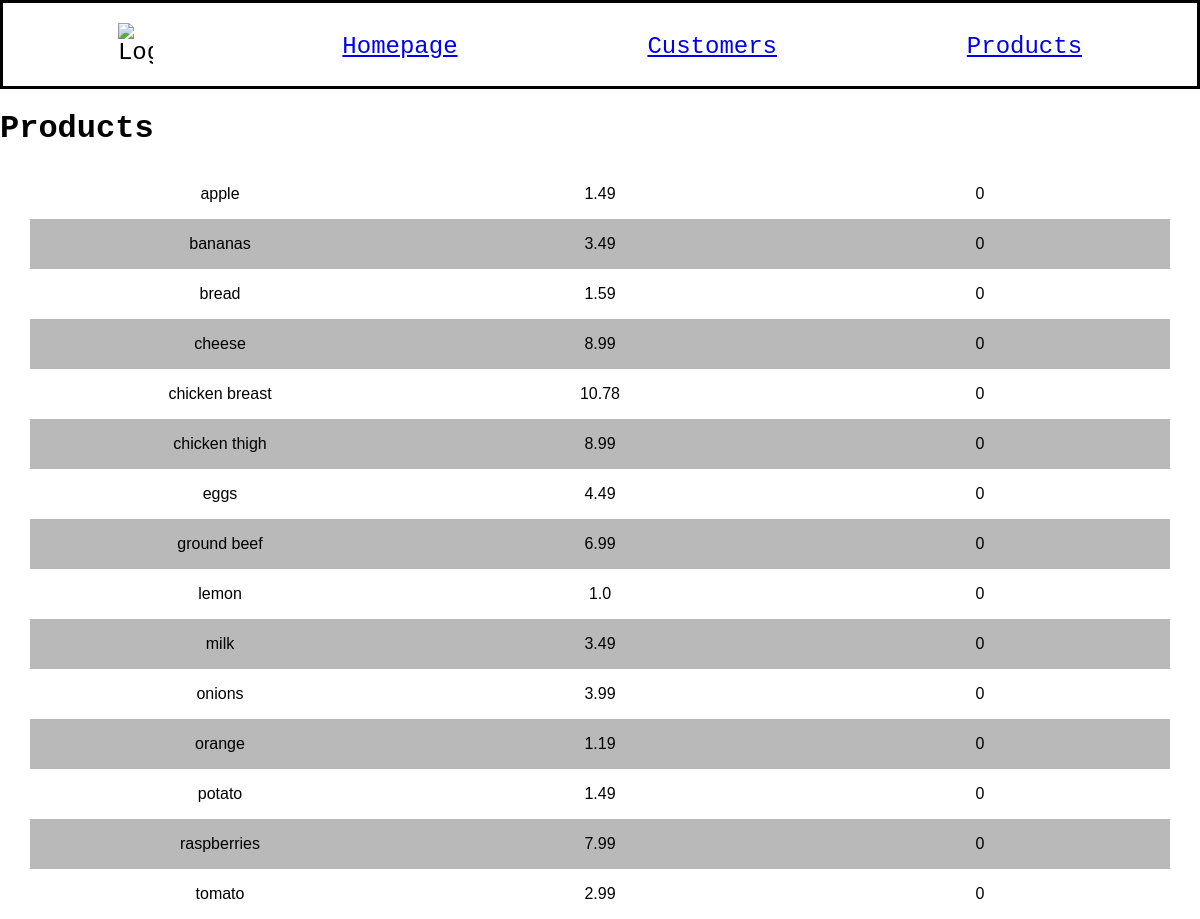
Page /products on the committed database.
### models.py (models this page shows, shortened)
class Product(db.Model):
    id = mapped_column(Integer, primary_key=True)
    name = mapped_column(String(200), nullable=False, unique=True)
    price = mapped_column(String(20), nullable=False)
    quantity = mapped_column(Integer, nullable=False, default=0)

### app.py (the view)
@app.route("/products")
def products():
    statement = select(Product).order_by(Product.name)
    records = db.session.execute(statement)
    app_data = records.scalars()
    return render_template("products.html", products=app_data)

### templates/products.html
{% extends "base.html" %}
{% block content %}
<h1>Products</h1>
{% for product in products %}
<div class="spreadsheet">
    <div>
        <p class="names">{{ product.name }}</p>
    </div>
    <div>
        <p class="info">{{ product.price }}</p>
    </div>
    <div>
        <p class="info">{{ product.quantity }}</p>
    </div>
</div>
{% endfor %}
{% endblock %}

### static/style.css (style rules this page uses)
body { background-color: rgb(255, 255, 255); margin: 0 auto; font-family: 'Courier New', Courier, monospace; }
.spreadsheet { font-family: Arial, Helvetica, sans-serif; border-collapse: collapse; margin: 0px 30px 0px 30px; display: flex; justify-content: space-between; }
.spreadsheet div { flex: 1; display: flex; justify-content: center; align-items: center; }
.spreadsheet:nth-child(even) { background-color: rgb(185, 185, 185); }

### rows in the picture
Product: name "apple", price "1.49", quantity "0"
Product: name "bananas", price "3.49", quantity "0"
Product: name "bread", price "1.59", quantity "0"
Product: name "cheese", price "8.99", quantity "0"
Product: name "chicken breast", price "10.78", quantity "0"
Product: name "chicken thigh", price "8.99", quantity "0"
Product: name "eggs", price "4.49", quantity "0"
Product: name "ground beef", price "6.99", quantity "0"
Product: name "lemon", price "1.0", quantity "0"
Product: name "milk", price "3.49", quantity "0"
Product: name "onions", price "3.99", quantity "0"
Product: name "orange", price "1.19", quantity "0"
Product: name "potato", price "1.49", quantity "0"
Product: name "raspberries", price "7.99", quantity "0"
Product: name "tomato", price "2.99", quantity "0"
